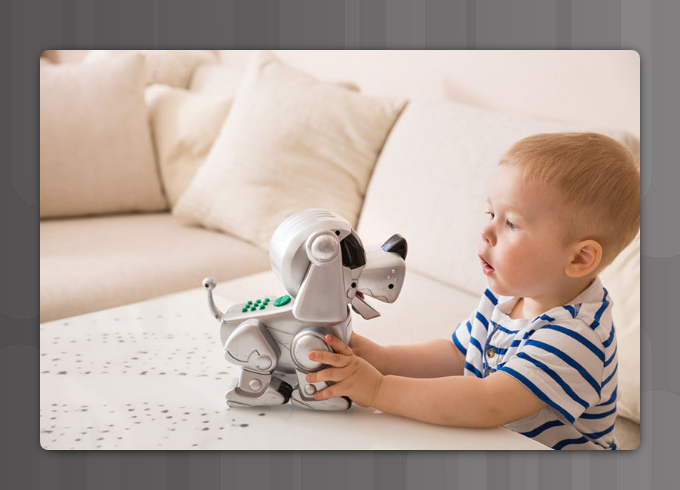
#> input picture IoT image processing/Изучение свойств объектов - изображений Python/canvas.png, 680 x 490 px
$ jupyter execute --allow-errors '4a.1.Lab (1).ipynb'
#> lines starting #> are read from the running program, lines starting #| are printed output that depends on the picture; after the words box and inside, x2 and y2 are one past the last pixel; in counts of white or black regions, pixels touching at a corner belong together
# Студент
Скрипин Антон
ФТ-360008

# Лабораторная - Изучение свойств объектов - изображений Python

### Цели
<li>**Часть 1. Ввод изображения**</li>
<li>**Часть 2: Измерение и изменение характеристик изображения**</li>
### История/Cценарий
В этой лабораторной работе вы будете исследовать характеристики объектов-изображенй Python
### Необходимые ресурсы
* 1 ПК с доступом в Интернет
* Библиотеки Python: numpy, matplotlib, scimage
* Файл данных: canvas.png

#### Шаг 1.  Импорт необходимых библиотек Python.
На этом этапе вы  импортируете библиотеки Python, которые потребуются для выполнения практического задания.

[cell 1]
#Ячейка №1
import skimage
import os
import matplotlib.pyplot as plt
from skimage import io
from skimage import data
from skimage.viewer import ImageViewer

#### Шаг 2.  Создание объекта-изображения из файла .png
Используя функцию imread() библиотеки io сформируйте объект-изображение canvas

[cell 2]
#Ячейка №2
filename = 'canvas.png'
canvas = io.imread(filename)
#> canvas is the input picture: shape (490, 680, 4); mean R, G, B, A 176.9, 162.4, 154, 255

#### Шаг 3.  Отображение типа объекта-изображения
Используя функцию type() отобразите тип объекта-изображения canvas

[cell 3]
#Ячейка №3
type(canvas)

#### Шаг 4.  Отображение структуры объекта-изображения
Используя метод shape отобразите структуру объекта-изображения canvas

[cell 4]
#Ячейка №4
canvas.shape
#> Out = (490, 680, 4)

#### Шаг 5.  Отображение содержания объекта-изображения
Используя метод view отобразите состав объекта-изображения canvas

[cell 5]
#Ячейка №5
canvas.view()

#### Шаг 6.  Отображение объекта-изображения в полноэкранном вьюере
Для отображение объекта-изображения в полноэкранном вьюере используйте объект viewer, а также функции ImageViewer и viewer.show()

#> (a cell that did not finish here is left out)

Выходное изображение:

#### Шаг 7.  Отображение объекта-изображения во вьюере ячейки
Для отображение объекта-изображения во вьюере ячейки используйте объект viewer, а также функции plt.imshow и plt.show()

[cell 7]
#Ячейка №7
import matplotlib.pyplot as plt
plt.imshow(canvas)
plt.show()

#### Шаг 8.  Пороговая нормализация объекта-изображения
С помощью функции copy() создайте объект canvas_mask и замените в нем начения выше 150  на 255 (белый). Отобразите нормализованный объект во вьюере ячейки.

[cell 8]
#Ячейка №8
mask2 = canvas > 150 #применяем пороговую нормализацию объекта
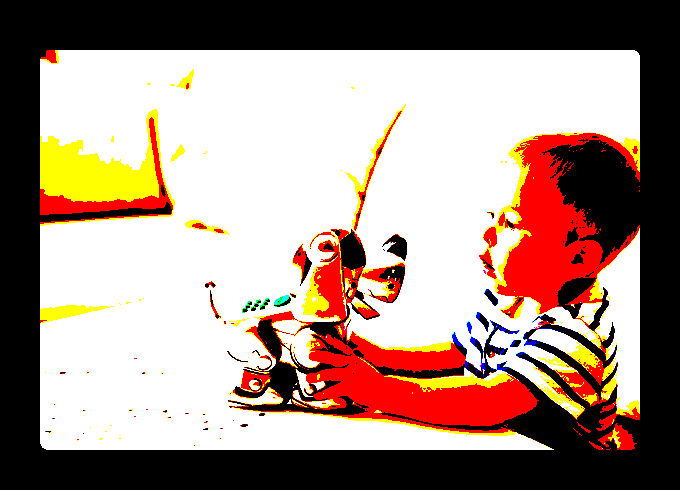
#> mask2: shape (490, 680, 4) bool; mean R, G, B, A 0.647, 0.553, 0.508, 1
canvas_mask = canvas.copy()
canvas_mask[mask2] = 255
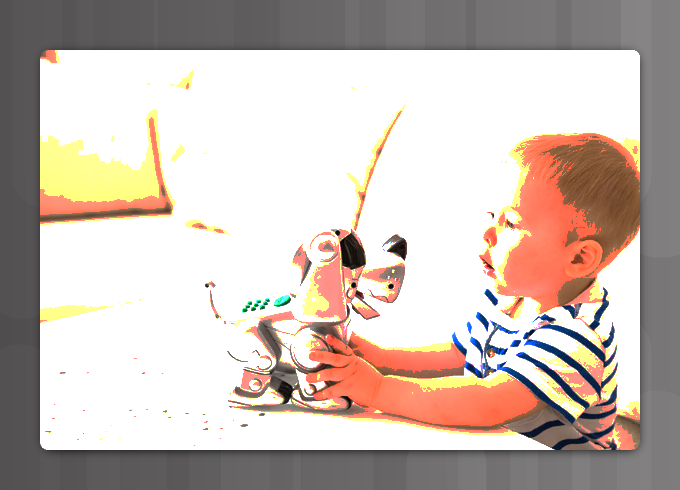
#> canvas_mask: shape (490, 680, 4); mean R, G, B, A 201.5, 187.8, 179.7, 255
plt.imshow(canvas_mask)
plt.show()

#### Шаг 9.  Добавление шума к объекту-изображению
Используя приводимую ниже функцию Pepper (или любые другие средства) добавьте случайный шум к объекту-изображению
Отобразите нормализованный объект во вьюере ячейки.
<li>**Параметры функции pepper:**</li>

    image - объект
    rate - частота шума
    color - "цвет" шума

[cell 9]
def pepper (image,rate,color): #функция для добавления шума к изображению
#> called with rate = 0.25, color = 0
    from random import uniform
    a,b,c=image.shape
#> a = 490; b = 680; c = 4
    image_pep = image + 0
    for i in range(a):
        for j in range(b):
            if (uniform (0,1) > 1-rate) :
                image_pep[i][j] = [color,color,color,255]
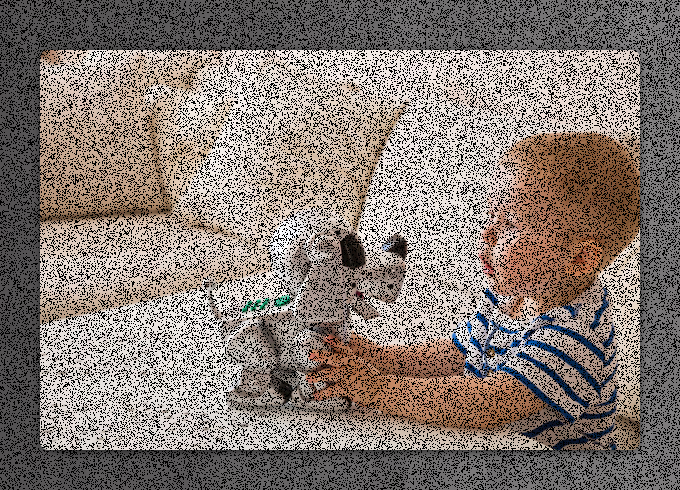
#> image_pep: shape (490, 680, 4); mean R, G, B, A 132.6, 121.7, 115.5, 255
    return (image_pep)

[cell 10]
#Ячейка №9
canvas_pep = pepper(canvas,0.25,0)
canvas_pep.view()
plt.imshow(canvas_pep)
plt.show() #на выходе получаем зашумленное изображение

#### Шаг 10.  Устранение шума из объекта-изображения
Используя собственную функцию или известные вам стандартные средства Python устраните случайный шум из объекта-изображения. Отобразите нормализованный объект во вьюере ячейки.

[cell 11]
def unpepper (image,rate,color): #функция для устранения шума из зашумленного объекта
#> called with rate = 0.25, color = 0
    a,b,c=image.shape
#> a = 490; b = 680; c = 4
    image_pep=image+0
    for i in range (a-1):
        for j in range (b-1):
            if image[i][j][0]==image[i][j][1]==image[i][j][2]==color:
                image_pep[i][j]=image[i+1][j]
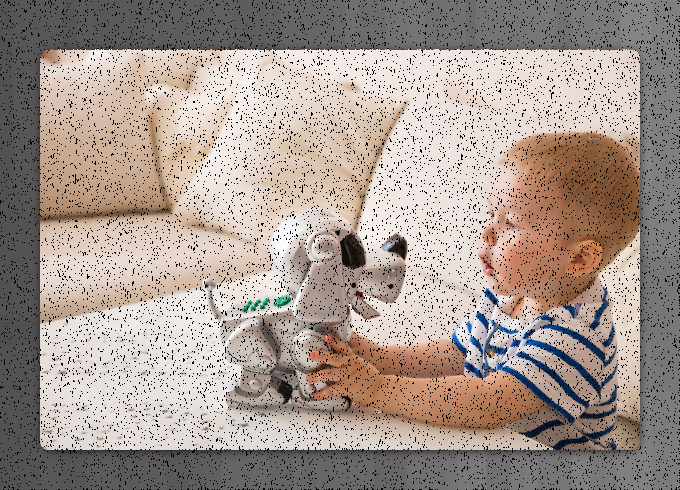
#> image_pep: shape (490, 680, 4); 18.69% of pixels changed, all inside (x1, y1, x2, y2) = (0, 0, 679, 489)
    return (image_pep)
#########Возможно для последующих курсов было бы более понятно как выолнять последнее задание, если бы в 9 задание был бы
#приведен помимо кода готовой функции также плюсом код объяснения, или лучше было бы не давать полностью готовый код,
# а давать лишь шаблоны заготовки с подробным объеснением, что делать дальше, а дальше реализация оставалась бы на стороне
# студента. На мой взгляд это бы улучшило бы восприятие материала (Лично мне подход в практике 4a2 понравился гораздо больше,
# т.к нет соблазна использовать готовый код, а искать решение и добывать информацию из документации python)

[cell 12]
canvas_pep = unpepper(canvas_pep,0.25,0) #на вход подается зашумленное изображение с показателем 0.25
canvas_pep.view()
plt.imshow(canvas_pep)
plt.show()

[cell 13]
canvas_pep = unpepper(canvas_pep,0.5,0) #на вход подается зашумленное изображение с показателем 0.5
#> call 2 of unpepper, with rate = 0.5, color = 0
#> after the loop in unpepper (call 2), `for i in range (a-1):`:
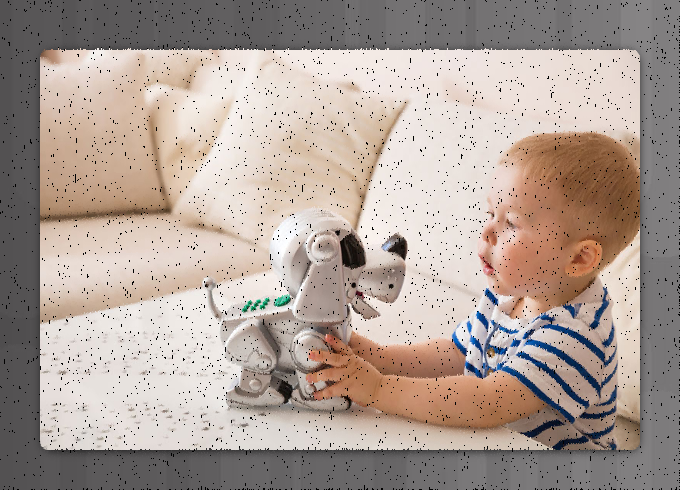
#> image_pep: shape (490, 680, 4); 4.68% of pixels changed, all inside (x1, y1, x2, y2) = (0, 0, 679, 488)
canvas_pep.view()
plt.imshow(canvas_pep)
plt.show()

[cell 14]
canvas_pep = unpepper(canvas_pep,1,0) #на вход подается зашумленное изображение с показателем 1
#> call 3 of unpepper, with rate = 1, color = 0
#> after the loop in unpepper (call 3), `for i in range (a-1):`:
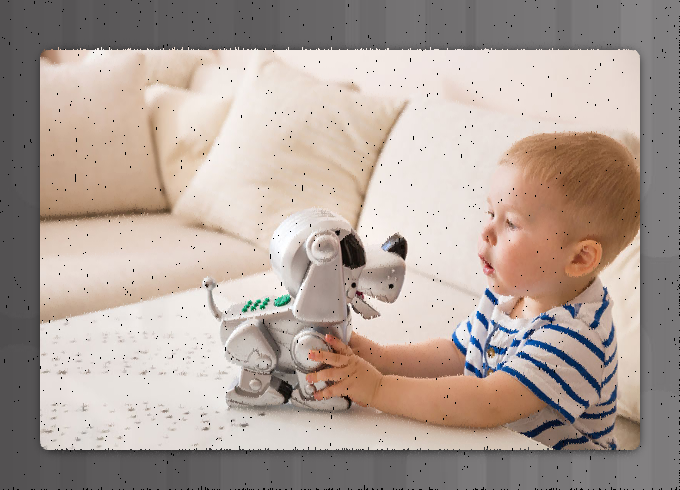
#> image_pep: shape (490, 680, 4); 1.16% of pixels changed, all inside (x1, y1, x2, y2) = (0, 0, 679, 487)
